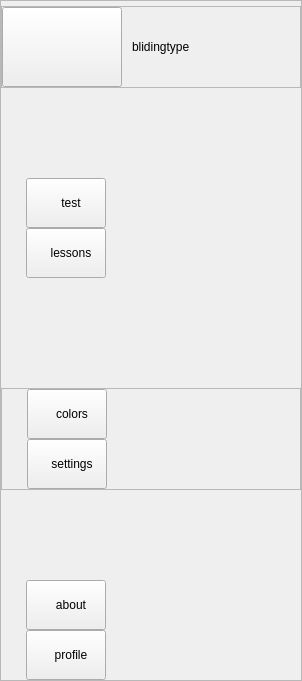
         <widget class="QFrame" name="full_menu_widget">
          <property name="minimumSize">
           <size>
            <width>300</width>
            <height>0</height>
           </size>
          </property>
          <property name="maximumSize">
           <size>
            <width>500</width>
            <height>16777215</height>
           </size>
          </property>
          <property name="frameShape">
           <enum>QFrame::StyledPanel</enum>
          </property>
          <property name="frameShadow">
           <enum>QFrame::Raised</enum>
          </property>
          <property name="lineWidth">
           <number>0</number>
          </property>
          <layout class="QVBoxLayout" name="verticalLayout_33">
           <property name="spacing">
            <number>0</number>
           </property>
           <property name="leftMargin">
            <number>0</number>
           </property>
           <property name="topMargin">
            <number>5</number>
           </property>
           <property name="rightMargin">
            <number>0</number>
           </property>
           <property name="bottomMargin">
            <number>0</number>
           </property>
           <item alignment="Qt::AlignHCenter|Qt::AlignTop">
            <widget class="QFrame" name="logo_div">
             <property name="sizePolicy">
              <sizepolicy hsizetype="Maximum" vsizetype="Preferred">
               <horstretch>0</horstretch>
               <verstretch>0</verstretch>
              </sizepolicy>
             </property>
             <property name="minimumSize">
              <size>
               <width>300</width>
               <height>80</height>
              </size>
             </property>
             <property name="maximumSize">
              <size>
               <width>500</width>
               <height>16777215</height>
              </size>
             </property>
             <property name="frameShape">
              <enum>QFrame::StyledPanel</enum>
             </property>
             <property name="frameShadow">
              <enum>QFrame::Raised</enum>
             </property>
             <layout class="QHBoxLayout" name="horizontalLayout_16">
              <property name="spacing">
               <number>10</number>
              </property>
              <property name="leftMargin">
               <number>0</number>
              </property>
              <property name="topMargin">
               <number>0</number>
              </property>
              <property name="rightMargin">
               <number>0</number>
              </property>
              <property name="bottomMargin">
               <number>0</number>
              </property>
              <item>
               <widget class="QPushButton" name="logo_icon_2">
                <property name="sizePolicy">
                 <sizepolicy hsizetype="Preferred" vsizetype="Fixed">
                  <horstretch>0</horstretch>
                  <verstretch>0</verstretch>
                 </sizepolicy>
                </property>
                <property name="minimumSize">
                 <size>
                  <width>120</width>
                  <height>80</height>
                 </size>
                </property>
                <property name="maximumSize">
                 <size>
                  <width>120</width>
                  <height>80</height>
                 </size>
                </property>
                <property name="text">
                 <string/>
                </property>
                <property name="iconSize">
                 <size>
                  <width>80</width>
                  <height>80</height>
                 </size>
                </property>
               </widget>
              </item>
              <item>
               <widget class="QLabel" name="logo_title">
                <property name="text">
                 <string>blidingtype</string>
                </property>
               </widget>
              </item>
             </layout>
            </widget>
           </item>
           <item>
            <spacer name="verticalSpacer_4">
             <property name="orientation">
              <enum>Qt::Vertical</enum>
             </property>
             <property name="sizeHint" stdset="0">
              <size>
               <width>20</width>
               <height>90</height>
              </size>
             </property>
            </spacer>
           </item>
           <item>
            <layout class="QVBoxLayout" name="test_lessons_div_2">
             <property name="spacing">
              <number>0</number>
             </property>
             <property name="leftMargin">
              <number>25</number>
             </property>
             <item alignment="Qt::AlignLeft">
              <widget class="QPushButton" name="test_2">
               <property name="sizePolicy">
                <sizepolicy hsizetype="Expanding" vsizetype="Fixed">
                 <horstretch>0</horstretch>
                 <verstretch>0</verstretch>
                </sizepolicy>
               </property>
               <property name="minimumSize">
                <size>
                 <width>25</width>
                 <height>50</height>
                </size>
               </property>
               <property name="layoutDirection">
                <enum>Qt::LeftToRight</enum>
               </property>
               <property name="text">
                <string>   test</string>
               </property>
               <property name="iconSize">
                <size>
                 <width>50</width>
                 <height>50</height>
                </size>
               </property>
               <property name="checkable">
                <bool>true</bool>
               </property>
               <property name="autoExclusive">
                <bool>true</bool>
               </property>
              </widget>
             </item>
             <item alignment="Qt::AlignLeft">
              <widget class="QPushButton" name="lessons_2">
               <property name="minimumSize">
                <size>
                 <width>25</width>
                 <height>50</height>
                </size>
               </property>
               <property name="text">
                <string>   lessons</string>
               </property>
               <property name="iconSize">
                <size>
                 <width>50</width>
                 <height>50</height>
                </size>
               </property>
               <property name="checkable">
                <bool>true</bool>
               </property>
               <property name="autoExclusive">
                <bool>true</bool>
               </property>
              </widget>
             </item>
            </layout>
           </item>
           <item>
            <spacer name="verticalSpacer_5">
             <property name="orientation">
              <enum>Qt::Vertical</enum>
             </property>
             <property name="sizeHint" stdset="0">
              <size>
               <width>20</width>
               <height>110</height>
              </size>
             </property>
            </spacer>
           </item>
           <item>
            <widget class="QFrame" name="color_setting_div_2">
             <property name="frameShape">
              <enum>QFrame::StyledPanel</enum>
             </property>
             <property name="frameShadow">
              <enum>QFrame::Raised</enum>
             </property>
             <layout class="QVBoxLayout" name="verticalLayout_34">
              <property name="spacing">
               <number>0</number>
              </property>
              <property name="leftMargin">
               <number>25</number>
              </property>
              <property name="topMargin">
               <number>0</number>
              </property>
              <property name="rightMargin">
               <number>0</number>
              </property>
              <property name="bottomMargin">
               <number>0</number>
              </property>
              <item alignment="Qt::AlignLeft">
               <widget class="QPushButton" name="colors_2">
                <property name="minimumSize">
                 <size>
                  <width>0</width>
                  <height>50</height>
                 </size>
                </property>
                <property name="text">
                 <string>   colors</string>
                </property>
                <property name="iconSize">
                 <size>
                  <width>50</width>
                  <height>50</height>
                 </size>
                </property>
                <property name="checkable">
                 <bool>true</bool>
                </property>
                <property name="autoExclusive">
                 <bool>true</bool>
                </property>
               </widget>
              </item>
              <item alignment="Qt::AlignLeft">
               <widget class="QPushButton" name="settings_2">
                <property name="minimumSize">
                 <size>
                  <width>0</width>
                  <height>50</height>
                 </size>
                </property>
                <property name="text">
                 <string>   settings</string>
                </property>
                <property name="iconSize">
                 <size>
                  <width>50</width>
                  <height>50</height>
                 </size>
                </property>
                <property name="checkable">
                 <bool>true</bool>
                </property>
                <property name="autoExclusive">
                 <bool>true</bool>
                </property>
               </widget>
              </item>
             </layout>
            </widget>
           </item>
           <item>
            <spacer name="verticalSpacer_6">
             <property name="orientation">
              <enum>Qt::Vertical</enum>
             </property>
             <property name="sizeHint" stdset="0">
              <size>
               <width>20</width>
               <height>90</height>
              </size>
             </property>
            </spacer>
           </item>
           <item>
            <layout class="QVBoxLayout" name="about_profile_div_2">
             <property name="spacing">
              <number>0</number>
             </property>
             <property name="leftMargin">
              <number>25</number>
             </property>
             <item alignment="Qt::AlignLeft">
              <widget class="QPushButton" name="about_2">
               <property name="minimumSize">
                <size>
                 <width>0</width>
                 <height>50</height>
                </size>
               </property>
               <property name="text">
                <string>   about</string>
               </property>
               <property name="iconSize">
                <size>
                 <width>50</width>
                 <height>50</height>
                </size>
               </property>
               <property name="checkable">
                <bool>true</bool>
               </property>
               <property name="autoExclusive">
                <bool>true</bool>
               </property>
              </widget>
             </item>
             <item alignment="Qt::AlignLeft">
              <widget class="QPushButton" name="profile_2">
               <property name="minimumSize">
                <size>
                 <width>0</width>
                 <height>50</height>
                </size>
               </property>
               <property name="text">
                <string>   profile</string>
               </property>
               <property name="iconSize">
                <size>
                 <width>50</width>
                 <height>50</height>
                </size>
               </property>
               <property name="checkable">
                <bool>true</bool>
               </property>
               <property name="autoExclusive">
                <bool>true</bool>
               </property>
              </widget>
             </item>
            </layout>
           </item>
          </layout>
         </widget>
